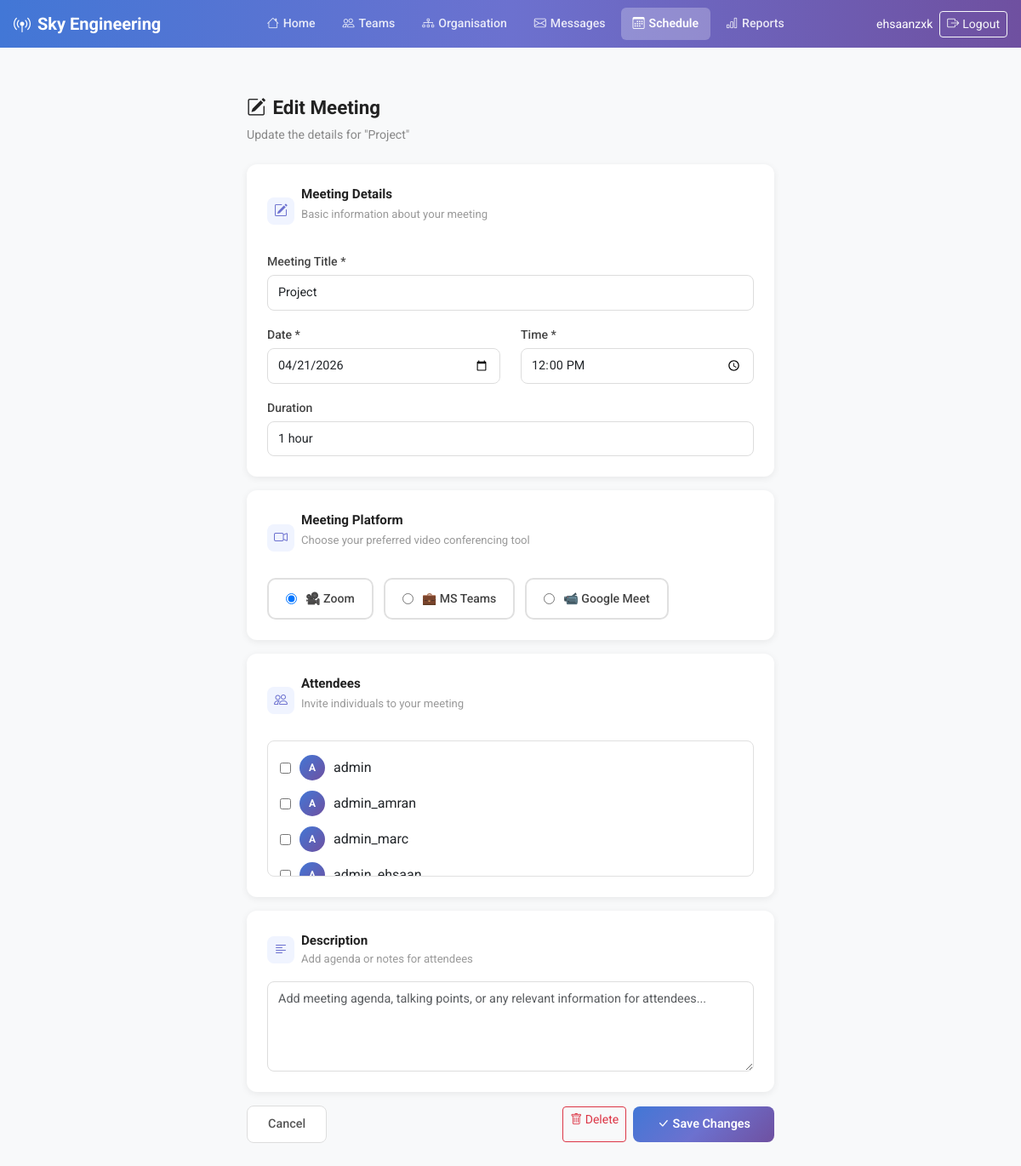
Page /schedule/meeting/1/edit/ (signed in) on the committed database.
### schedule_feature/models.py (models this page shows, shortened)
class Meeting(models.Model):
    PLATFORM_CHOICES = [
        ('zoom', 'Zoom'),
        ('teams', 'MS Teams'),
        ('meet', 'Google Meet'),
    ]
    title = models.CharField(max_length=200)
    description = models.TextField(blank=True)
    date = models.DateField()
    time = models.TimeField()
    duration_minutes = models.IntegerField(default=60)
    platform = models.CharField(max_length=20, choices=PLATFORM_CHOICES)
    created_by = models.ForeignKey(User, on_delete=models.CASCADE, related_name='created_meetings')
    is_recurring = models.BooleanField(default=False)

### schedule_feature/views.py (the view)
# urls.py: path('meeting/<int:pk>/edit/', views.edit_meeting, name='edit_meeting'),
@login_required
def edit_meeting(request, pk):
    from .forms import MeetingForm
    from django.contrib.auth.models import User
    meeting = get_object_or_404(Meeting, pk=pk)
    if request.method == 'POST':
        form = MeetingForm(request.POST, instance=meeting)
        if form.is_valid():
            form.save()
            meeting.attendees.all().delete()
            attendee_ids = request.POST.getlist('attendees')
            for uid in attendee_ids:
                MeetingAttendee.objects.create(meeting=meeting, user_id=uid)
            return redirect('schedule:meeting_detail', pk=pk)
    else:
        form = MeetingForm(instance=meeting)
    users = User.objects.exclude(id=request.user.id)
    return render(request, 'schedule/edit_meeting.html', {
        'form': form,
        'meeting': meeting,
        'users': users,
    })

### schedule_feature/templates/schedule/edit_meeting.html (shortened to what this page needs)
{% extends "base.html" %}
{% block content %}
<link rel="stylesheet" href="https://cdn.jsdelivr.net/npm/bootstrap-icons@1.11.0/font/bootstrap-icons.css">
<div class="create-wrapper">
  <div class="page-title"><i class="bi bi-pencil-square me-2"></i>Edit Meeting</div>
  <div class="page-sub">Update the details for "{{ meeting.title }}"</div>
  <form method="POST" action="{% url 'schedule:edit_meeting' meeting.pk %}">
    <div class="form-card">
      <div class="d-flex align-items-center gap-2 mb-3">
        <div class="section-icon"><i class="bi bi-pencil-square"></i></div>
        <div>
          <div class="card-title">Meeting Details</div>
          <div class="card-sub">Basic information about your meeting</div>
        </div>
      </div>
      <div class="mb-3">
        <label class="form-label">Meeting Title *</label>
        {{ form.title }}
      </div>
      <div class="row mb-3">
        <div class="col">
          <label class="form-label">Date *</label>
          {{ form.date }}
        </div>
        <div class="col">
          <label class="form-label">Time *</label>
          {{ form.time }}
        </div>
      </div>
      <div class="mb-0">
        <label class="form-label">Duration</label>
        {{ form.duration_minutes }}
      </div>
    </div>
    <div class="form-card">
      <div class="d-flex align-items-center gap-2 mb-3">
        <div class="section-icon"><i class="bi bi-camera-video"></i></div>
        <div>
          <div class="card-title">Meeting Platform</div>
          <div class="card-sub">Choose your preferred video conferencing tool</div>
        </div>
      </div>
      <div class="platform-options">
        <label class="platform-label">
          <input type="radio" name="platform" value="zoom" {% if meeting.platform == 'zoom' %}checked{% endif %}> 🎥 Zoom
        </label>
        <label class="platform-label">
          <input type="radio" name="platform" value="teams" {% if meeting.platform == 'teams' %}checked{% endif %}> 💼 MS Teams
        </label>
        <label class="platform-label">
          <input type="radio" name="platform" value="meet" {% if meeting.platform == 'meet' %}checked{% endif %}> 📹 Google Meet
        </label>
      </div>
    </div>
    <div class="form-card">
      <div class="d-flex align-items-center gap-2 mb-3">
        <div class="section-icon"><i class="bi bi-people"></i></div>
        <div>
          <div class="card-title">Attendees</div>
          <div class="card-sub">Invite individuals to your meeting</div>
        </div>
      </div>
      <div class="attendee-list">
        {% for user in users %}
        <label class="attendee-item">
          <input type="checkbox" name="attendees" value="{{ user.id }}">
          <div class="attendee-avatar">{{ user.username|first|upper }}</div>
          <span>{{ user.username }}</span>
        </label>
        {% empty %}
        <p class="text-muted mb-0" style="font-size:0.85rem;">No other users found</p>
        {% endfor %}
      </div>
    </div>
    <div class="form-card">
      <div class="d-flex align-items-center gap-2 mb-3">
        <div class="section-icon"><i class="bi bi-text-left"></i></div>
        <div>
          <div class="card-title mb-0">Description</div>
          <div class="card-sub mb-0">Add agenda or notes for attendees</div>
        </div>
      </div>
      {{ form.description }}
    </div>
    <div class="d-flex justify-content-between align-items-center mb-5">
      <a href="{% url 'schedule:meeting_detail' meeting.pk %}" class="btn-cancel">Cancel</a>
      <div class="d-flex gap-2">
        <a href="{% url 'schedule:delete_meeting' meeting.pk %}"
           class="btn btn-outline-danger btn-sm">
          <i class="bi bi-trash"></i> Delete
        </a>
        <button type="submit" class="btn-submit"><i class="bi bi-check-lg me-1"></i>Save Changes</button>
      </div>
    </div>
  </form>
</div>
{% endblock %}

### templates/base.html (shortened to what this page needs)
{% load static %}
<!DOCTYPE html>
<html lang="en">
<head>
  <link href="https://cdn.jsdelivr.net/npm/bootstrap@5.3.0/dist/css/bootstrap.min.css" rel="stylesheet">
  <link href="https://cdn.jsdelivr.net/npm/bootstrap-icons@1.10.5/font/bootstrap-icons.css" rel="stylesheet">
  <link rel="stylesheet" href="{% static 'styles.css' %}">
</head>
<body>
  <nav class="navbar navbar-dark px-3 d-flex justify-content-between align-items-center">
    <a class="navbar-brand" href="/"><i class="bi bi-broadcast-pin me-2"></i>Sky Engineering</a>
    <div class="d-flex align-items-center gap-1">
      <a href="/" class="nav-top-link {% if request.path == '/' %}active{% endif %}"><i class="bi bi-house"></i> Home</a>
      <a href="/teams/" class="nav-top-link {% if '/teams/' in request.path %}active{% endif %}"><i class="bi bi-people"></i> Teams</a>
      <a href="/departments/" class="nav-top-link {% if '/departments/' in request.path or '/org-chart/' in request.path %}active{% endif %}"><i class="bi bi-diagram-3"></i> Organisation</a>
      <a href="/messages/" class="nav-top-link {% if '/messages/' in request.path %}active{% endif %}"><i class="bi bi-envelope"></i> Messages</a>
      <a href="/schedule/calendar/" class="nav-top-link {% if '/schedule/' in request.path %}active{% endif %}"><i class="bi bi-calendar3"></i> Schedule</a>
      <a href="/reports/" class="nav-top-link {% if '/reports/' in request.path %}active{% endif %}"><i class="bi bi-bar-chart"></i> Reports</a>
    </div>
    <div class="d-flex align-items-center gap-2">
      {% if user.is_authenticated %}
        <span class="text-white small">{{ user.username }}</span>
        <a href="/accounts/logout/" class="btn btn-outline-light btn-sm"><i class="bi bi-box-arrow-right me-1"></i>Logout</a>
      {% else %}
        <a href="{% url 'login' %}" class="btn btn-outline-light btn-sm">Login</a>
      {% endif %}
    </div>
  </nav>
  <div class="container-fluid">
    <div class="row">
      <div class="col main-content">
        {% block content %}{% endblock %}
      </div>
    </div>
  </div>
</body>
</html>

### templates/base.html (style rules this page uses)
body { background-color: #f8f9fa; font-family: 'Roboto', sans-serif; }
.navbar { position: sticky; top: 0; z-index: 1000; background: linear-gradient(90deg, #4277D6, #6C71CF, #6F50A0); }
.navbar-brand { font-weight: 700; color: white !important; text-decoration: none; }
.nav-top-link { color: rgba(255,255,255,0.85) !important; text-decoration: none; padding: 8px 14px; border-radius: 6px; font-size: 0.88rem; font-weight: 500; display: inline-flex; align-items: center; gap: 5px; transition: background .2s; }
.nav-top-link.active { background: rgba(255,255,255,0.25); color: white !important; font-weight: 600; }
.main-content { padding: 1.5rem; }

### schedule_feature/templates/schedule/edit_meeting.html (style rules this page uses)
* { font-family: 'Roboto', sans-serif; }
:root { --brand-gradient: linear-gradient(135deg, #4277D6, #6C71CF, #6F50A0); --brand-mid: #6C71CF; }
.create-wrapper { max-width: 660px; margin: 30px auto; padding: 0 20px; }
.page-title { font-weight: 700; font-size: 1.4rem; color: #222; margin-bottom: 4px; }
.page-sub { color: #888; font-size: 0.88rem; margin-bottom: 24px; }
.form-card { background: white; border-radius: 12px; padding: 24px; box-shadow: 0 2px 8px rgba(0,0,0,0.07); margin-bottom: 16px; }
.form-card .card-title { font-weight: 700; font-size: 0.95rem; color: #222; margin-bottom: 2px; }
.form-card .card-sub { color: #999; font-size: 0.82rem; margin-bottom: 18px; }
.form-label { font-weight: 500; font-size: 0.88rem; color: #444; margin-bottom: 5px; }
.form-control { border-radius: 8px; border: 1px solid #ddd; padding: 9px 12px; font-size: 0.9rem; width: 100%; }
.platform-options { display: flex; gap: 12px; flex-wrap: wrap; }
.platform-label { border: 2px solid #e0e0e0; border-radius: 10px; padding: 12px 20px; cursor: pointer; display: flex; align-items: center; gap: 10px; font-size: 0.88rem; font-weight: 500; transition: all 0.2s; color: #444; }
.attendee-list { border: 1px solid #e0e0e0; border-radius: 8px; padding: 10px; max-height: 160px; overflow-y: auto; }
.attendee-item { display: flex; align-items: center; gap: 10px; padding: 6px 4px; border-radius: 6px; cursor: pointer; }
.attendee-avatar { width: 30px; height: 30px; border-radius: 50%; background: linear-gradient(135deg, #4277D6, #6F50A0); color: white; display: flex; align-items: center; justify-content: center; font-size: 0.75rem; font-weight: 700; flex-shrink: 0; }
.section-icon { width: 32px; height: 32px; border-radius: 8px; background: #f0f4ff; display: flex; align-items: center; justify-content: center; color: #6C71CF; font-size: 1rem; }
.btn-cancel { border: 1px solid #ddd; background: white; color: #555; padding: 10px 24px; border-radius: 8px; font-weight: 500; text-decoration: none; font-size: 0.9rem; }
.btn-submit { background: linear-gradient(135deg, #4277D6, #6C71CF, #6F50A0); color: white; border: none; padding: 10px 28px; border-radius: 8px; font-weight: 600; font-size: 0.9rem; cursor: pointer; }

### rows in the picture
Meeting: title "Project", date "04/21/2026", time "12:00:00", duration_minutes "1 hour", platform "☑ 🎥 Zoom", platform "☐ 💼 MS Teams", platform "☐ 📹 Google Meet"

### other values in the picture
{{ user.username }} "ehsaanzxk"
{{ user.username|first|upper }} "A"
{{ user.username }} "admin"
{{ user.username }} "admin_amran"
{{ user.username }} "admin_marc"
